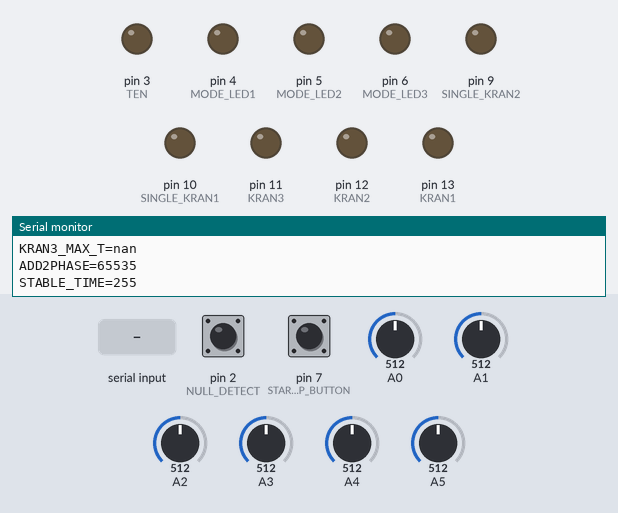
Simulated run of this sketch. Board: Arduino Uno, built with avr-gcc and run on an emulated ATmega328P. Parts: output pins drawn as LEDs (lit = HIGH), the last lines printed to the serial monitor. The test bench sets the inputs (shaded band); at power-on: pin 7 (START_STOP_BUTTON) HIGH, pin 2 (NULL_DETECT) HIGH, A0 = 512, A1 = 512, A2 = 512, A3 = 512, A4 = 512, A5 = 512.

Above: at 1.2 s.
1.3 s: pin 7 (START_STOP_BUTTON) pulled LOW for 0.15 s
At 1.9 s:
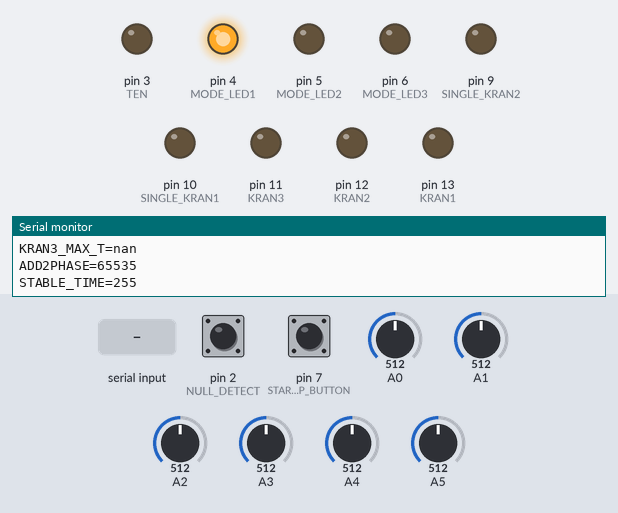
2.9 s: "90,45\n" received over Serial
5.9 s: pin 7 (START_STOP_BUTTON) pulled LOW for 1 s
At 7.9 s:
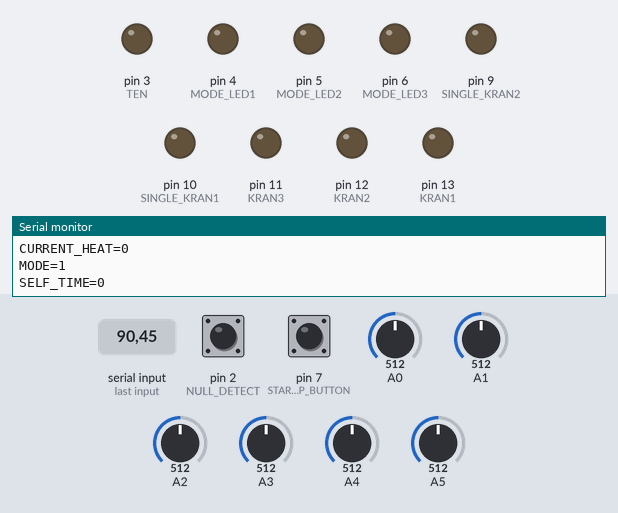
8.4 s: pin 7 (START_STOP_BUTTON) pulled LOW for 3.2 s
At 12.6 s:
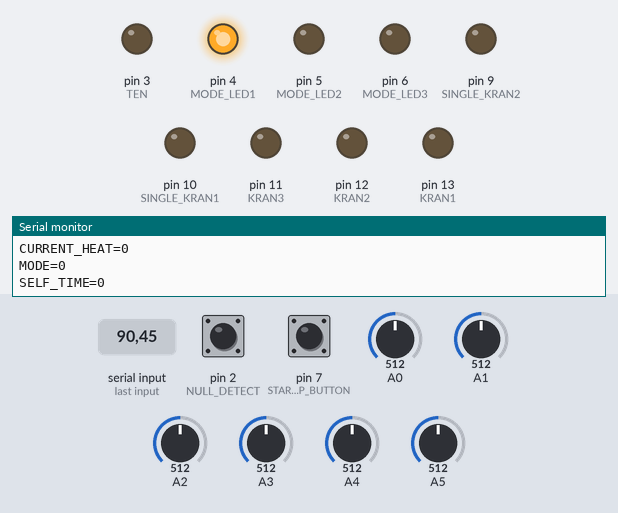
Timing chart, 0 to 14.1 s (numbered marks = the images above; inputs shaded):
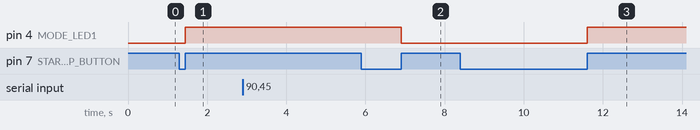

Measured:
- after the input at 1.3 s, pin 4 (MODE_LED1): LOW → HIGH after 0.15 s
- after the input at 5.9 s, pin 4 (MODE_LED1): HIGH → LOW after 1.0 s
- after the input at 8.4 s, pin 4 (MODE_LED1): LOW → HIGH after 3.2 s

The sketch:

temperature.ino
```cpp
#include <EEPROM.h>
//#include <TimerOne.h>
 #define SERIAL_SPEED 9600

//РАСПИНОВКА
#define START_STOP_BUTTON 7//КНОПКА СТАРТА/ОСТАНОВА

#define TEN 3//УПРАВЛЕНИЕ ТЕНОМ
#define NULL_DETECT 2//ДЕТЕКТОР 0, Прерывание INT0
#define KRAN1 13//УПРАВЛЕНИЕ КРАНОМ
#define KRAN2 12//УПРАВЛЕНИЕ КРАНОМ
#define KRAN3 11//УПРАВЛЕНИЕ КРАНОМ
#define SINGLE_KRAN1 10//УПРАВЛЕНИЕ НЕЗАВИСИМЫМ КРАНОМ
#define SINGLE_KRAN2 9//УПРАВЛЕНИЕ НЕЗАВИСИМЫМ КРАНОМ
#define MODE_LED1 4//ИНДИКАЦИЯ
#define MODE_LED2 5//ИНДИКАЦИЯ
#define MODE_LED3 6//ИНДИКАЦИЯ


//Настройка датчиков температуры
#define B 3950 // B-коэффициент
#define TERMO_R1 4700 // подтяжка последовательного резистора, 4k7
#define THERMISTOR_R 100000 // номинальное сопротивления термистора, 100 кОм
#define NOMINAL_T 25 // номинальная температура (при которой TR = 100 кОм)

//АДРЕСА В ПАМЯТИ ЕЕPROM
#define EE_MAX_HEAT 0//Максимальная мощность ТЕНа %
#define EE_WORK_Temperature_0 4//Рабочая температура браги
#define EE_MAX_Temperature_1 8//Максимальная температура пара(при достижении - выключить)
#define EE_KRAN1_MIN_T 12//Диапазон вкл-выкл крана
#define EE_KRAN1_MAX_T 16//Диапазон вкл-выкл крана
#define EE_KRAN2_MIN_T 20//Диапазон вкл-выкл крана
#define EE_KRAN2_MAX_T 24//Диапазон вкл-выкл крана
#define EE_KRAN3_MIN_T 28//Диапазон вкл-выкл крана
#define EE_KRAN3_MAX_T 32//Диапазон вкл-выкл крана
#define EE_ADD2PHASE 36//Настройка смещения фазы для фазного включения ТЭНА
#define EE_STABLE_TIME 40//Время стабилизации(минуты)(время работы на себя после достижения указанноой температуры браги)
#define EE_SINGLE_KRAN1_MIN_T 44//Диапазон вкл-выкл НЕЗАВИСИМОГО крана
#define EE_SINGLE_KRAN1_MAX_T 48//Диапазон вкл-выкл НЕЗАВИСИМОГО крана
#define EE_SINGLE_KRAN2_MIN_T 52//Диапазон вкл-выкл НЕЗАВИСИМОГО крана
#define EE_SINGLE_KRAN2_MAX_T 56//Диапазон вкл-выкл НЕЗАВИСИМОГО крана


#define SERIAL_BUFFER_SIZE 64 //Размер буфера приема
String RX_buffer;
//Переменные окружения(глобальные)
float Temperature_0;//Температура бака
float Temperature_1;//Температура пара в баке
float Temperature_2;//Контрольный датчик(управляет кранами)
float Temperature_3;//Дополнительный датчик
float Temperature_4;//Дополнительный датчик
float Temperature_5;//Независимый датчик(Диапазон температур работает всегда)
byte MODE=0;//Текущий режим работы
unsigned int CURRENT_HEAT=0;//Мощность нагрева в %
byte WAVE_COUNTER=0;//Счетчик полупериодов (100 = 1с)
byte SECONDS=0;//прошедших секунд
unsigned int STABLE_TIME_COUNTER=0;//Счетчик минут состояния равновесия
byte CHECK_HEAT_STATE=1;//НЕОБХОДИМОСТЬ ПРОВЕРИТЬ МОЩНОСТЬ НАГРЕВА
int show_values=1;//НЕОБХОДИМОСТЬ ВЫДАТЬ В ПОРТ ЗНАЧЕНИЯ АЦП И ПРОЧИХ
byte show_parameters=1;//НЕОБХОДИМОСТЬ ВЫДАТЬ В ПОРТ НАСТРОЙКИ
byte NULL_DETECTED_STATE=0;//ДЛЯ ФАЗОВОГО УПРАВЛЕНИЯ
/*
* РЕЖИМЫ
* 0 - Выключено все
* 1 - Разогрев куба
* 2 - Ожидание стабилизации
* 3 - Рабочий режим(Включается работа кранов)
*/
//Данные хранимые в EEPROM
unsigned int MAX_HEAT;//Максимальная мощность ТЕНа %
float WORK_Temperature_0;//Рабочая температура браги
float MAX_Temperature_1;//Максимальная температура пара(при достижении - выключить)
float KRAN1_MIN_T;//Диапазон вкл-выкл крана
float KRAN1_MAX_T;//Диапазон вкл-выкл крана
float KRAN2_MIN_T;//Диапазон вкл-выкл крана
float KRAN2_MAX_T;//Диапазон вкл-выкл крана
float KRAN3_MIN_T;//Диапазон вкл-выкл крана
float KRAN3_MAX_T;//Диапазон вкл-выкл крана
float SINGLE_KRAN1_MIN_T;//Диапазон вкл-выкл НЕЗАВИСИМОГО крана
float SINGLE_KRAN1_MAX_T;//Диапазон вкл-выкл НЕЗАВИСИМОГО крана
float SINGLE_KRAN2_MIN_T;//Диапазон вкл-выкл НЕЗАВИСИМОГО крана
float SINGLE_KRAN2_MAX_T;//Диапазон вкл-выкл НЕЗАВИСИМОГО крана
unsigned int ADD2PHASE;//Настройка смещения фазы для фазного включения ТЭНА
unsigned int STABLE_TIME;//Время стабилизации(минуты)(время работы на себя после достижения указанноой температуры браги)


void setup() {
  TCCR1A=0;//ШИМ ОТКЛЮЧЕН
   TIMSK1|=(1<<OCF1B)|(1<<OCF1A);//РАЗРЕШИМ ПРЕРЫВАНИЯ

  pinMode(START_STOP_BUTTON, INPUT_PULLUP);//Кнопка с подтяжкой

  pinMode(NULL_DETECT, INPUT_PULLUP);//ДЕТЕКТОР НОЛЯ - ВХОД с подтяжкой
  attachInterrupt(0, NULL_DETECTED, FALLING); //ПРЕРЫВАНИЕ НА ПЕРЕХОД ЧЕРЕЗ 0
/*
LOW – выполняется по низкому уровню сигнала, когда на контакте нулевое значение. Прерывание может циклично повторяться — например, при нажатой кнопке.
CHANGE – по фронту, прерывание происходит при изменении сигнала с высокого на низкий или наоборот. Выполняется один раз при любой смене сигнала.
RISING – выполнение прерывания один раз при изменении сигнала от LOW к HIGH.
FALLING – выполнение прерывания один раз при изменении сигнала от HIGH к LOW.
 */
  pinMode(TEN, OUTPUT);
  digitalWrite(TEN, 0);
  pinMode(KRAN1, OUTPUT);  digitalWrite(KRAN1, 0);
  pinMode(KRAN2, OUTPUT);  digitalWrite(KRAN2, 0);
  pinMode(KRAN3, OUTPUT);  digitalWrite(KRAN3, 0);
  pinMode(SINGLE_KRAN1, OUTPUT);  digitalWrite(SINGLE_KRAN1, 0);
  pinMode(SINGLE_KRAN2, OUTPUT);  digitalWrite(SINGLE_KRAN2, 0);
  pinMode(MODE_LED1, OUTPUT);  digitalWrite(MODE_LED1, 0);
  pinMode(MODE_LED2, OUTPUT);  digitalWrite(MODE_LED2, 0);
  pinMode(MODE_LED3, OUTPUT);  digitalWrite(MODE_LED3, 0);

MAX_HEAT = EEPROM.read(EE_MAX_HEAT);//Максимальная мощность ТЕНа %
WORK_Temperature_0 = EEPROM_read_float(EE_WORK_Temperature_0);//Рабочая температура браги
MAX_Temperature_1 = EEPROM_read_float(EE_MAX_Temperature_1);//Максимальная температура пара(при достижении - выключить)
KRAN1_MIN_T = EEPROM_read_float(EE_KRAN1_MIN_T);//Диапазон вкл-выкл крана
KRAN1_MAX_T = EEPROM_read_float(EE_KRAN1_MAX_T);//Диапазон вкл-выкл крана
KRAN2_MIN_T = EEPROM_read_float(EE_KRAN2_MIN_T);//Диапазон вкл-выкл крана
KRAN2_MAX_T = EEPROM_read_float(EE_KRAN2_MAX_T);//Диапазон вкл-выкл крана
KRAN3_MIN_T = EEPROM_read_float(EE_KRAN3_MIN_T);//Диапазон вкл-выкл крана
KRAN3_MAX_T = EEPROM_read_float(EE_KRAN3_MAX_T);//Диапазон вкл-выкл крана
SINGLE_KRAN1_MIN_T = EEPROM_read_float(EE_SINGLE_KRAN1_MIN_T);//Диапазон вкл-выкл НЕЗАВИСИМОГО крана
SINGLE_KRAN1_MAX_T = EEPROM_read_float(EE_SINGLE_KRAN1_MAX_T);//Диапазон вкл-выкл НЕЗАВИСИМОГО крана
SINGLE_KRAN2_MIN_T = EEPROM_read_float(EE_SINGLE_KRAN2_MIN_T);//Диапазон вкл-выкл НЕЗАВИСИМОГО крана
SINGLE_KRAN2_MAX_T = EEPROM_read_float(EE_SINGLE_KRAN2_MAX_T);//Диапазон вкл-выкл НЕЗАВИСИМОГО крана
ADD2PHASE = EEPROM_read_int(EE_ADD2PHASE);//Настройка смещения фазы для фазного включения ТЭНА
STABLE_TIME = EEPROM.read(EE_STABLE_TIME);//Время стабилизации(минуты)(время работы на себя после достижения указанноой температуры браги)
    Serial.begin(SERIAL_SPEED);

//  Timer1.initialize(ADD2PHASE);//Инициалицация таймера
// Timer1.disablePwm(9);
// Timer1.disablePwm(10);
//  Timer1.attachInterrupt(timer1Int); // Обработчик прерывания
}


void loop() {
 Temperature_0 = get_temperature_from_adc(A0);
 Temperature_1 = get_temperature_from_adc(A1);
 Temperature_2 = get_temperature_from_adc(A2);
 Temperature_3 = get_temperature_from_adc(A3);
 Temperature_4 = get_temperature_from_adc(A4);
 Temperature_5 = get_temperature_from_adc(A5);
read_uart_buffer();

if (MODE==0){//ЕСЛИ СИСТЕМА ВЫКЛЮЧЕНА
  CURRENT_HEAT=0;
  digitalWrite(KRAN1, 0);
  digitalWrite(KRAN2, 0);
  digitalWrite(KRAN3, 0);
  setLed(0);
 }
else { //ЕСЛИ СИСТЕМА ВКЛЮЧЕНА
  if(CHECK_HEAT_STATE==1){//НЕОБХОДИМОСТЬ ПРОВЕРИТЬ МОЩНОСТЬ НАГРЕВА
  CHECK_HEAT_STATE=0; CURRENT_HEAT=CURRENT_HEAT+WORK_Temperature_0-Temperature_0; if(CURRENT_HEAT>100)CURRENT_HEAT=100; if(CURRENT_HEAT<0)CURRENT_HEAT=0; if(CURRENT_HEAT>MAX_HEAT)CURRENT_HEAT=MAX_HEAT;}}

 if(MODE==1){
if((Temperature_0+1)>=WORK_Temperature_0)MODE=2;//Переключение на стабилизацию
digitalWrite(KRAN1, 0);
digitalWrite(KRAN2, 0);
digitalWrite(KRAN3, 0);
setLed(1);}

   if(MODE==2){//ЕСЛИ РЕЖИМ СТАБИЛИЗАЦИИ(РАБОТА НА СЕБЯ)
if(STABLE_TIME_COUNTER>=STABLE_TIME)MODE=3;//ПЕРЕКЛЮЧЕНИЕ РЕЖИМА НА ОТБОР
digitalWrite(KRAN1, 0);
digitalWrite(KRAN2, 0);
digitalWrite(KRAN3, 0);
setLed(2);}
else {STABLE_TIME_COUNTER=0; SECONDS=0;}//НЕ СЧИТАЕМ ВРЕМЯ СТАБИЛИЗАЦИИ ВНЕ РЕЖИМА

   if(MODE==3){//ЕСЛИ РЕЖИМ ОТБОРА
if(Temperature_1>MAX_Temperature_1)MODE=0;//ВЫКЛЮЧАЕМ ЕСЛИ ПАР РАЗОГРЕТ ЧЕРЕЗМЕРНО(СПИРТА НЕТ)
if(Temperature_2>KRAN1_MIN_T&&Temperature_2<KRAN1_MAX_T)digitalWrite(KRAN1, 1);else digitalWrite(KRAN1, 0);//КРУТИМ КРАНЫ
if(Temperature_2>KRAN2_MIN_T&&Temperature_2<KRAN2_MAX_T)digitalWrite(KRAN2, 1);else digitalWrite(KRAN2, 0);//КРУТИМ КРАНЫ
if(Temperature_2>KRAN3_MIN_T&&Temperature_2<KRAN3_MAX_T)digitalWrite(KRAN3, 1);else digitalWrite(KRAN3, 0);//КРУТИМ КРАНЫ
   setLed(3);}

if(Temperature_5>SINGLE_KRAN1_MIN_T&&Temperature_2<SINGLE_KRAN1_MAX_T)digitalWrite(SINGLE_KRAN1, 1);else digitalWrite(SINGLE_KRAN1, 0);//КРУТИМ НЕЗАВИСИМЫЕ КРАНЫ
if(Temperature_5>SINGLE_KRAN2_MIN_T&&Temperature_2<SINGLE_KRAN2_MAX_T)digitalWrite(SINGLE_KRAN2, 1);else digitalWrite(SINGLE_KRAN2, 0);//КРУТИМ НЕЗАВИСИМЫЕ КРАНЫ

if (digitalRead(START_STOP_BUTTON)==0){//ОБРАБОТКА КНОПКИ
  while(digitalRead(START_STOP_BUTTON)==0){}//Ждем отпускания кнопки
  if (MODE==0)MODE=1;else MODE=0;//ЗАПУСК ИЛИ СТОП
  }


if( show_parameters==1){//НЕОБХОДИМОСТЬ ВЫДАТЬ В ПОРТ НАСТРОЙКИ
show_parameters=0;//ПОКАЗАЛИ
    Serial.println("--------------------------");
    Serial.print("MAX_HEAT="); Serial.println(MAX_HEAT);
    Serial.print("WORK_Temperature_0="); Serial.println(WORK_Temperature_0);
    Serial.print("MAX_Temperature_1="); Serial.println(MAX_Temperature_1);
    Serial.print("SINGLE_KRAN1_MIN_T="); Serial.println(SINGLE_KRAN1_MIN_T);
    Serial.print("SINGLE_KRAN1_MAX_T="); Serial.println(SINGLE_KRAN1_MAX_T);
    Serial.print("SINGLE_KRAN2_MIN_T="); Serial.println(SINGLE_KRAN2_MIN_T);
    Serial.print("SINGLE_KRAN2_MAX_T="); Serial.println(SINGLE_KRAN2_MAX_T);
    Serial.print("KRAN1_MIN_T="); Serial.println(KRAN1_MIN_T);
    Serial.print("KRAN1_MAX_T="); Serial.println(KRAN1_MAX_T);
    Serial.print("KRAN2_MIN_T="); Serial.println(KRAN2_MIN_T);
    Serial.print("KRAN2_MAX_T="); Serial.println(KRAN2_MAX_T);
    Serial.print("KRAN3_MIN_T="); Serial.println(KRAN3_MIN_T);
    Serial.print("KRAN3_MAX_T="); Serial.println(KRAN3_MAX_T);
    Serial.print("ADD2PHASE="); Serial.println(ADD2PHASE);
    Serial.print("STABLE_TIME="); Serial.println(STABLE_TIME);
    Serial.println("");
}
show_values++;
if( show_values==600)CHECK_HEAT_STATE=1;//ПОДРУЛИВАЕМ НАГРЕВ
if( show_values==600){;//НЕОБХОДИМОСТЬ ВЫДАТЬ В ПОРТ ЗНАЧЕНИЯ АЦП И ПРОЧИХ
show_values=0;//ПОКАЗАЛИ
    Serial.println("--------------------------");
    Serial.print("Temperature_0="); Serial.println(Temperature_0);
    Serial.print("Temperature_1="); Serial.println(Temperature_1);
    Serial.print("Temperature_2="); Serial.println(Temperature_2);
    Serial.print("Temperature_3="); Serial.println(Temperature_3);
    Serial.print("Temperature_4="); Serial.println(Temperature_4);
    Serial.print("Temperature_5="); Serial.println(Temperature_5);
    Serial.print("CURRENT_HEAT="); Serial.println(CURRENT_HEAT);
    Serial.print("MODE="); Serial.println(MODE);
    String SELF_TIME;
    if (MODE==2){
      SELF_TIME=STABLE_TIME_COUNTER;
       SELF_TIME=  SELF_TIME + "min " + SECONDS +"sec";}
    else{SELF_TIME="0";}
    Serial.print("SELF_TIME="); Serial.println(SELF_TIME);
    Serial.println("");
}
}

  //===================================
  //Циклический опрос буфера
  //===================================
void read_uart_buffer(){
  char next_read;
  while(Serial.available())//пока есть данные
    { next_read=Serial.read();
      if(next_read==0x0A||next_read==0x0D){uart_get_line();return;}
      RX_buffer=RX_buffer+next_read;
      }}
//===================================
//   ОБРАБОТКА ПОЛУЧЕННОЙ СТРОКИ
//===================================
  void uart_get_line(){
int    Separator=RX_buffer.indexOf("=");

    if(Separator>0){//Если есть знак равенства
    String ParamName=RX_buffer.substring(0,Separator);//Строка до равно
    String ParamValue=RX_buffer.substring(Separator+1);//Строка после
    int intVal=ParamValue.toInt();
    float floatVal=ParamValue.toFloat();
if(ParamName=="MAX_HEAT"){MAX_HEAT=intVal;EEPROM_write_int(EE_MAX_HEAT,MAX_HEAT);}//Максимальная мощность ТЕНа %
if(ParamName=="WORK_Temperature_0"){WORK_Temperature_0=floatVal;EEPROM_write_float(EE_WORK_Temperature_0,WORK_Temperature_0);}//Рабочая температура браги
if(ParamName=="MAX_Temperature_1"){MAX_Temperature_1=floatVal;EEPROM_write_float(EE_MAX_Temperature_1,MAX_Temperature_1);}//Максимальная температура пара(при достижении - выключить)
if(ParamName=="KRAN1_MIN_T"){KRAN1_MIN_T=floatVal;EEPROM_write_float(EE_KRAN1_MIN_T,KRAN1_MIN_T);}//Диапазон вкл-выкл крана
if(ParamName=="KRAN1_MAX_T"){KRAN1_MAX_T=floatVal;EEPROM_write_float(EE_KRAN1_MAX_T,KRAN1_MAX_T);}//Диапазон вкл-выкл крана
if(ParamName=="KRAN2_MIN_T"){KRAN2_MIN_T=floatVal;EEPROM_write_float(EE_KRAN2_MIN_T,KRAN2_MIN_T);}//Диапазон вкл-выкл крана
if(ParamName=="KRAN2_MAX_T"){KRAN2_MAX_T=floatVal;EEPROM_write_float(EE_KRAN2_MAX_T,KRAN2_MAX_T);}//Диапазон вкл-выкл крана
if(ParamName=="KRAN3_MIN_T"){KRAN3_MIN_T=floatVal;EEPROM_write_float(EE_KRAN3_MIN_T,KRAN3_MIN_T);}//Диапазон вкл-выкл крана
if(ParamName=="KRAN3_MAX_T"){KRAN3_MAX_T=floatVal;EEPROM_write_float(EE_KRAN3_MAX_T,KRAN3_MAX_T);}//Диапазон вкл-выкл крана

if(ParamName=="SINGLE_KRAN1_MIN_T"){SINGLE_KRAN1_MIN_T=floatVal;EEPROM_write_float(EE_SINGLE_KRAN1_MIN_T,SINGLE_KRAN1_MIN_T);}//Диапазон вкл-выкл крана
if(ParamName=="SINGLE_KRAN1_MAX_T"){SINGLE_KRAN1_MAX_T=floatVal;EEPROM_write_float(EE_SINGLE_KRAN1_MAX_T,SINGLE_KRAN1_MAX_T);}//Диапазон вкл-выкл крана
if(ParamName=="SINGLE_KRAN2_MIN_T"){SINGLE_KRAN2_MIN_T=floatVal;EEPROM_write_float(EE_SINGLE_KRAN2_MIN_T,SINGLE_KRAN2_MIN_T);}//Диапазон вкл-выкл крана
if(ParamName=="SINGLE_KRAN2_MAX_T"){SINGLE_KRAN2_MAX_T=floatVal;EEPROM_write_float(EE_SINGLE_KRAN2_MAX_T,SINGLE_KRAN2_MAX_T);}//Диапазон вкл-выкл крана

if(ParamName=="ADD2PHASE"){ADD2PHASE=intVal; while(ADD2PHASE>10000){ADD2PHASE-=10000;}EEPROM_write_int(EE_ADD2PHASE,ADD2PHASE);}//Настройка смещения фазы для фазного включения ТЭНА
if(ParamName=="STABLE_TIME"){STABLE_TIME=intVal;EEPROM_write_int(EE_STABLE_TIME,STABLE_TIME);}//Время стабилизации(минуты)
if(ParamName=="MODE"){MODE=intVal;}//ПЕРЕКЛЮЧЕНИЕ РЕЖИМА
}
show_parameters=1;//Выведем все параметры.
RX_buffer="";}//ОЧИСТКА БУФЕРА ПЕРЕД ВЫХОДОМ
//===================================
//Получаем температуру из АЦП
//===================================
float get_temperature_from_adc(int adc_num){//A0 A1 и тд
      pinMode( adc_num, INPUT );
   int t = analogRead( adc_num );
    float tr = TERMO_R1/(1023.0 /t - 1);//сопротивление считаем
    float steinhart;
    steinhart = tr / THERMISTOR_R; // (R/Ro)
    steinhart = log(steinhart); // ln(R/Ro)
    steinhart /= B; // 1/B * ln(R/Ro)
    steinhart += 1.0 / (NOMINAL_T + 273.15); // + (1/To)
    steinhart = 1.0 / steinhart; // Invert
    steinhart -= 273.15;
    return(steinhart);}

//===================================
//Запись в EEPROM;
//===================================
void EEPROM_write_float(int addr, float val) // запись в ЕЕПРОМ
{byte *x = (byte *)&val;  for(byte i = 0; i < 4; i++) EEPROM.write(i+addr, x[i]);}

float EEPROM_read_float(int addr) // чтение из ЕЕПРОМ
{byte x[4]; for(byte i = 0; i < 4; i++) x[i] = EEPROM.read(i+addr);float *y = (float *)&x;  return y[0];}

void EEPROM_write_int(int addr, int val) // запись в ЕЕПРОМ
{byte *x = (byte *)&val;  for(byte i = 0; i < 2; i++) EEPROM.write(i+addr, x[i]);}

int EEPROM_read_int(int addr) // чтение из ЕЕПРОМ
{byte x[2]; for(byte i = 0; i < 2; i++) x[i] = EEPROM.read(i+addr);int *y = (int *)&x;  return y[0];}

//   ВАРИАНТ С ПРОПУСКОМ ПЕРИОДОВ
//===================================
//  ПРЕРЫВАНИЕ INT0
//===================================
void NULL_DETECTED(){
  if(CURRENT_HEAT==100)digitalWrite(TEN, 1);
 // if(NULL_DETECTED_STATE==0){//ТОЛЬКО ЕСЛИ ЖДВЛИ ПРЕРЫВАНИЕ
 byte off_delay=5;//Выкл чуть раньше
  TCCR1B=0;//СТОП ТАЙМЕРА С ДЕЛИТЕЛЕМ 8 (цикл полупериода = 20000 тиков)
  unsigned int PERIOD=TCNT1;
 PERIOD -= off_delay;//ЧУТЬ ОБРЕЖЕМ ПЕРИОД
  TCNT1=0;
float COLDpercent=(100.0 - CURRENT_HEAT)/100.0;
int setHeat=PERIOD *COLDpercent;//ЗАДЕРЖКА ВКЛЮЧЕНИЯ НАГРЕВА, тиков таймера
setHeat += ADD2PHASE * 2 ;//ЗАДЕРЖКА ВКЛЮЧЕНИЯ НАГРЕВА
// unsigned long  setHEATtozero=ADD2PHASE * 2 - off_delay;//Всегда выключаемся в конце полупериода

if   (setHeat>PERIOD){setHeat=setHeat-PERIOD;}//ЕСЛИ ВЫХОДИМ ЗА ПЕРИОД - РАБОТАЕМ В ЭТОМ
//int offimpulse=;//Время дать выкл
//(ОБРАБАТЫВАЕМ ОКОЛОНУЛЕВЫЕ ЗАПРОСЫ)
int delta=setHeat+off_delay-(ADD2PHASE * 2);
if   (delta>=0 && delta<off_delay){setHeat=setHeat-delta-1;}
 OCR1A=setHeat;//1мкс=2 тика
OCR1B=ADD2PHASE * 2;//Установим
//OCR1B=setHeat+off_delay;//Установим
  TCCR1B=2;//СТАРТ ТАЙМЕРА С ДЕЛИТЕЛЕМ 8 (цикл полупериода = 20000 тиков)

  WAVE_COUNTER++;
if (WAVE_COUNTER==100){WAVE_COUNTER=0;SECONDS++;}
if (SECONDS==60){SECONDS=0;STABLE_TIME_COUNTER++;}
NULL_DETECTED_STATE=1;
  //}
  }

ISR(TIMER1_COMPA_vect)
{if(CURRENT_HEAT>0){digitalWrite(TEN, 1);}NULL_DETECTED_STATE=0;}

ISR(TIMER1_COMPB_vect)
{digitalWrite(TEN, 0);}
//===================================
//  УСТАНОВКА ДИОДОВ
//===================================
void setLed(byte mode_num){
if(mode_num==1)digitalWrite(MODE_LED1, 1);else digitalWrite(MODE_LED1, 0);
if(mode_num==2)digitalWrite(MODE_LED2, 2);else digitalWrite(MODE_LED2, 0);
if(mode_num==3)digitalWrite(MODE_LED3, 3);else digitalWrite(MODE_LED3, 0);
}
```
